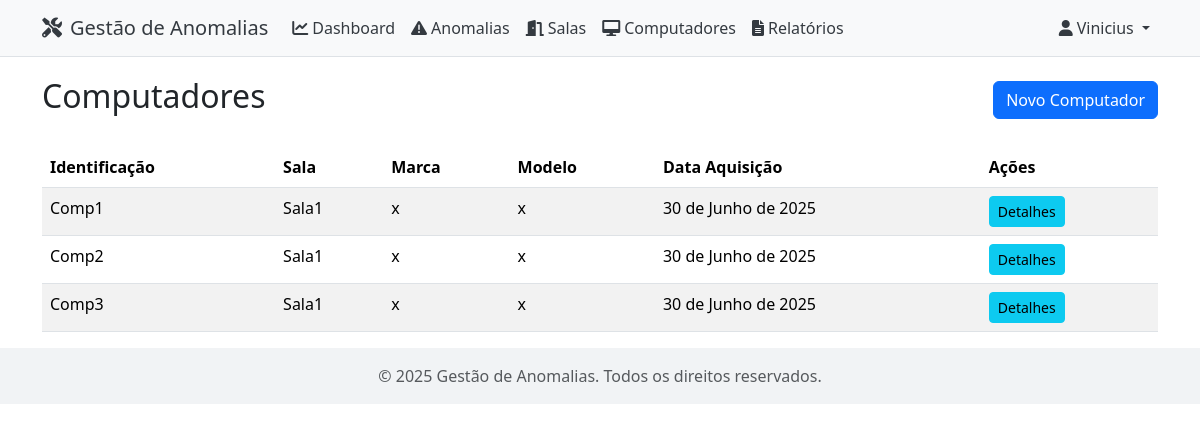
Page /computadores/ (signed in) on the committed database.
### computadores/models.py (models this page shows, shortened)
class Computador(models.Model):
    numero_identificacao = models.CharField(max_length=20)
    sala = models.ForeignKey(
        Sala, on_delete=models.CASCADE, related_name='computadores')
    marca = models.CharField(max_length=50)
    modelo = models.CharField(max_length=50)
    data_aquisicao = models.DateField(null=True, blank=True)
    observacoes = models.TextField(blank=True)
    class Meta:
        verbose_name_plural = "Computadores"

### salas/models.py (models this page shows, shortened)
class Sala(models.Model):
    numero = models.CharField(max_length=10)
    descricao = models.TextField(blank=True)

### computadores/views.py (the view)
# urls.py: path('', views.lista_computadores, name='lista_computadores'),
@login_required
def lista_computadores(request):
    computadores = Computador.objects.all().order_by(
        'sala__numero', 'numero_identificacao')
    return render(request, 'computadores/lista_computadores.html', {'computadores': computadores})

### computadores/templates/computadores/lista_computadores.html (shortened to what this page needs)
{% extends 'base.html' %}
{% block content %}
<div class="d-flex justify-content-between align-items-center mb-4">
    <h2>Computadores</h2>
    <a href="{% url 'computadores:registar_computador' %}" class="btn btn-primary">Novo Computador</a>
</div>
<div class="table-responsive">
    <table class="table table-striped">
        <thead>
            <tr>
                <th>Identificação</th>
                <th>Sala</th>
                <th>Marca</th>
                <th>Modelo</th>
                <th>Data Aquisição</th>
                <th>Ações</th>
            </tr>
        </thead>
        <tbody>
            {% for computador in computadores %}
            <tr>
                <td>{{ computador.numero_identificacao }}</td>
                <td>{{ computador.sala.numero }}</td>
                <td>{{ computador.marca }}</td>
                <td>{{ computador.modelo }}</td>
                <td>{{ computador.data_aquisicao|default:"-" }}</td>
                <td>
                    <a href="{% url 'computadores:detalhe_computador' computador.pk %}" class="btn btn-sm btn-info">Detalhes</a>
                </td>
            </tr>
            {% empty %}
            <tr>
                <td colspan="6" class="text-center">Nenhum computador registado.</td>
            </tr>
            {% endfor %}
        </tbody>
    </table>
</div>
{% endblock %}

### templates/base.html (shortened to what this page needs)
<!DOCTYPE html>
<html lang="pt">
<head>
    <link href="https://cdn.jsdelivr.net/npm/bootstrap@5.3.6/dist/css/bootstrap.min.css" rel="stylesheet">
    <link rel="stylesheet" href="https://cdnjs.cloudflare.com/ajax/libs/font-awesome/6.0.0/css/all.min.css">
</head>
<body>
    <nav class="navbar navbar-expand-lg">
        <div class="container">
            <a class="navbar-brand" href="{% url 'anomalias:lista_anomalias' %}">
                <i class="fas fa-tools me-2"></i>Gestão de Anomalias
            </a>
            {% if user.is_authenticated %}
            <div class="collapse navbar-collapse" id="navbarNav">
                <ul class="navbar-nav me-auto">
                    {% if user.is_staff %}
                    <li class="nav-item">
                        <a class="nav-link" href="{% url 'dashboard:index' %}">
                            <i class="fas fa-chart-line me-1"></i>Dashboard
                        </a>
                    </li>
                    {% endif %}
                    <li class="nav-item">
                        <a class="nav-link" href="{% url 'anomalias:lista_anomalias' %}">
                            <i class="fas fa-exclamation-triangle me-1"></i>Anomalias
                        </a>
                    </li>
                    <li class="nav-item">
                        <a class="nav-link" href="{% url 'salas:lista_salas' %}">
                            <i class="fas fa-door-open me-1"></i>Salas
                        </a>
                    </li>
                    <li class="nav-item">
                        <a class="nav-link" href="{% url 'computadores:lista_computadores' %}">
                            <i class="fas fa-desktop me-1"></i>Computadores
                        </a>
                    </li>
                    <li class="nav-item">
                        <a class="nav-link" href="{% url 'anomalias:relatorio_anomalias' %}">
                            <i class="fas fa-file-alt me-1"></i>Relatórios
                        </a>
                    </li>
                </ul>
                <ul class="navbar-nav">
                    <li class="nav-item dropdown">
                        <a class="nav-link dropdown-toggle" href="#" id="userDropdown" role="button"
                           data-bs-toggle="dropdown" aria-expanded="false">
                            <i class="fas fa-user me-1"></i>{{ user.username }}
                        </a>
                    </li>
                </ul>
            </div>
            {% endif %}
        </div>
    </nav>
    <div class="container">
        {% block content %}
        {% endblock %}
    </div>
    <footer class="footer mt-auto py-3">
        <div class="container text-center">
            <span class="text-muted">© {% now "Y" %} Gestão de Anomalias. Todos os direitos reservados.</span>
        </div>
    </footer>
</body>
</html>

### templates/base.html (style rules this page uses)
.navbar { margin-bottom: 20px; background-color: #f8f9fa !important; border-bottom: 1px solid #dee2e6; }
.navbar-brand, .nav-link, .navbar .dropdown-toggle { color: #343a40 !important; }
.footer { background-color: #f1f3f5; }

### rows in the picture
Computador: numero_identificacao "Comp1", sala.numero "Sala1", marca "x", modelo "x", data_aquisicao "30 de Junho de 2025"
Computador: numero_identificacao "Comp2", sala.numero "Sala1", marca "x", modelo "x", data_aquisicao "30 de Junho de 2025"
Computador: numero_identificacao "Comp3", sala.numero "Sala1", marca "x", modelo "x", data_aquisicao "30 de Junho de 2025"

### other values in the picture
{{ user.username }} "Vinicius"
